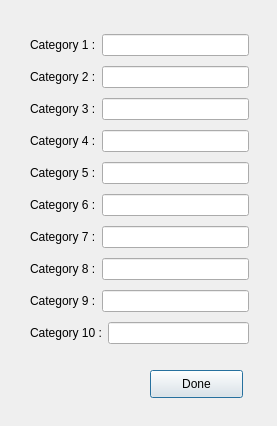
<?xml version="1.0" encoding="UTF-8"?>
<ui version="4.0">
 <class>Dialog</class>
 <widget class="QDialog" name="Dialog">
  <property name="geometry">
   <rect>
    <x>0</x>
    <y>0</y>
    <width>277</width>
    <height>426</height>
   </rect>
  </property>
  <property name="windowTitle">
   <string>Set Category names</string>
  </property>
  <widget class="QPushButton" name="pushButton">
   <property name="geometry">
    <rect>
     <x>150</x>
     <y>370</y>
     <width>93</width>
     <height>28</height>
    </rect>
   </property>
   <property name="text">
    <string>Done</string>
   </property>
  </widget>
  <widget class="QWidget" name="">
   <property name="geometry">
    <rect>
     <x>30</x>
     <y>30</y>
     <width>219</width>
     <height>325</height>
    </rect>
   </property>
   <layout class="QGridLayout" name="gridLayout">
    <item row="0" column="0">
     <layout class="QHBoxLayout" name="horizontalLayout">
      <item>
       <widget class="QLabel" name="label">
        <property name="text">
         <string>Category 1 :</string>
        </property>
       </widget>
      </item>
      <item>
       <widget class="QLineEdit" name="lineEdit"/>
      </item>
     </layout>
    </item>
    <item row="1" column="0">
     <layout class="QHBoxLayout" name="horizontalLayout_2">
      <item>
       <widget class="QLabel" name="label_2">
        <property name="text">
         <string>Category 2 :</string>
        </property>
       </widget>
      </item>
      <item>
       <widget class="QLineEdit" name="lineEdit_2"/>
      </item>
     </layout>
    </item>
    <item row="2" column="0">
     <layout class="QHBoxLayout" name="horizontalLayout_3">
      <item>
       <widget class="QLabel" name="label_3">
        <property name="text">
         <string>Category 3 :</string>
        </property>
       </widget>
      </item>
      <item>
       <widget class="QLineEdit" name="lineEdit_3"/>
      </item>
     </layout>
    </item>
    <item row="3" column="0">
     <layout class="QHBoxLayout" name="horizontalLayout_4">
      <item>
       <widget class="QLabel" name="label_4">
        <property name="text">
         <string>Category 4 :</string>
        </property>
       </widget>
      </item>
      <item>
       <widget class="QLineEdit" name="lineEdit_4"/>
      </item>
     </layout>
    </item>
    <item row="4" column="0">
     <layout class="QHBoxLayout" name="horizontalLayout_5">
      <item>
       <widget class="QLabel" name="label_5">
        <property name="text">
         <string>Category 5 :</string>
        </property>
       </widget>
      </item>
      <item>
       <widget class="QLineEdit" name="lineEdit_5"/>
      </item>
     </layout>
    </item>
    <item row="5" column="0">
     <layout class="QHBoxLayout" name="horizontalLayout_6">
      <item>
       <widget class="QLabel" name="label_6">
        <property name="text">
         <string>Category 6 :</string>
        </property>
       </widget>
      </item>
      <item>
       <widget class="QLineEdit" name="lineEdit_6"/>
      </item>
     </layout>
    </item>
    <item row="6" column="0">
     <layout class="QHBoxLayout" name="horizontalLayout_7">
      <item>
       <widget class="QLabel" name="label_7">
        <property name="text">
         <string>Category 7 :</string>
        </property>
       </widget>
      </item>
      <item>
       <widget class="QLineEdit" name="lineEdit_7"/>
      </item>
     </layout>
    </item>
    <item row="7" column="0">
     <layout class="QHBoxLayout" name="horizontalLayout_8">
      <item>
       <widget class="QLabel" name="label_8">
        <property name="text">
         <string>Category 8 :</string>
        </property>
       </widget>
      </item>
      <item>
       <widget class="QLineEdit" name="lineEdit_8"/>
      </item>
     </layout>
    </item>
    <item row="8" column="0">
     <layout class="QHBoxLayout" name="horizontalLayout_9">
      <item>
       <widget class="QLabel" name="label_9">
        <property name="text">
         <string>Category 9 :</string>
        </property>
       </widget>
      </item>
      <item>
       <widget class="QLineEdit" name="lineEdit_9"/>
      </item>
     </layout>
    </item>
    <item row="9" column="0">
     <layout class="QHBoxLayout" name="horizontalLayout_10">
      <item>
       <widget class="QLabel" name="label_10">
        <property name="text">
         <string>Category 10 :</string>
        </property>
       </widget>
      </item>
      <item>
       <widget class="QLineEdit" name="lineEdit_10"/>
      </item>
     </layout>
    </item>
   </layout>
  </widget>
 </widget>
 <resources/>
 <connections/>
</ui>
